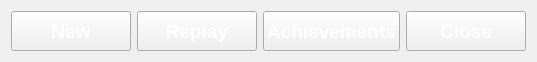
<?xml version="1.0" encoding="UTF-8"?>
<ui version="4.0">
 <class>MinesMenuWidget</class>
 <widget class="QWidget" name="MinesMenuWidget">
  <property name="geometry">
   <rect>
    <x>0</x>
    <y>0</y>
    <width>537</width>
    <height>58</height>
   </rect>
  </property>
  <property name="windowTitle">
   <string>Form</string>
  </property>
  <layout class="QHBoxLayout" name="horizontalLayout">
   <item>
    <widget class="QPushButton" name="pushButton_new">
     <property name="minimumSize">
      <size>
       <width>0</width>
       <height>40</height>
      </size>
     </property>
     <property name="maximumSize">
      <size>
       <width>16777215</width>
       <height>40</height>
      </size>
     </property>
     <property name="font">
      <font>
       <family>Arial</family>
       <pointsize>14</pointsize>
       <weight>75</weight>
       <bold>true</bold>
      </font>
     </property>
     <property name="focusPolicy">
      <enum>Qt::NoFocus</enum>
     </property>
     <property name="styleSheet">
      <string notr="true">color:#ffffff</string>
     </property>
     <property name="text">
      <string>New</string>
     </property>
     <property name="icon">
      <iconset resource="img.qrc">
       <normaloff>:/img/document-new.png</normaloff>:/img/document-new.png</iconset>
     </property>
     <property name="iconSize">
      <size>
       <width>28</width>
       <height>28</height>
      </size>
     </property>
    </widget>
   </item>
   <item>
    <widget class="QPushButton" name="pushButton_replay">
     <property name="minimumSize">
      <size>
       <width>0</width>
       <height>40</height>
      </size>
     </property>
     <property name="maximumSize">
      <size>
       <width>16777215</width>
       <height>40</height>
      </size>
     </property>
     <property name="font">
      <font>
       <family>Arial</family>
       <pointsize>14</pointsize>
       <weight>75</weight>
       <bold>true</bold>
      </font>
     </property>
     <property name="focusPolicy">
      <enum>Qt::NoFocus</enum>
     </property>
     <property name="styleSheet">
      <string notr="true">color:#ffffff</string>
     </property>
     <property name="text">
      <string>Replay</string>
     </property>
     <property name="icon">
      <iconset resource="img.qrc">
       <normaloff>:/img/view-refresh.png</normaloff>:/img/view-refresh.png</iconset>
     </property>
     <property name="iconSize">
      <size>
       <width>28</width>
       <height>28</height>
      </size>
     </property>
    </widget>
   </item>
   <item>
    <widget class="QPushButton" name="pushButton_achievements">
     <property name="minimumSize">
      <size>
       <width>0</width>
       <height>40</height>
      </size>
     </property>
     <property name="maximumSize">
      <size>
       <width>16777215</width>
       <height>40</height>
      </size>
     </property>
     <property name="font">
      <font>
       <family>Arial</family>
       <pointsize>14</pointsize>
       <weight>75</weight>
       <bold>true</bold>
      </font>
     </property>
     <property name="focusPolicy">
      <enum>Qt::NoFocus</enum>
     </property>
     <property name="styleSheet">
      <string notr="true">color:#ffffff</string>
     </property>
     <property name="text">
      <string>Achievements</string>
     </property>
     <property name="icon">
      <iconset resource="img.qrc">
       <normaloff>:/img/games-highscores.png</normaloff>:/img/games-highscores.png</iconset>
     </property>
     <property name="iconSize">
      <size>
       <width>28</width>
       <height>28</height>
      </size>
     </property>
    </widget>
   </item>
   <item>
    <widget class="QPushButton" name="pushButton_close">
     <property name="minimumSize">
      <size>
       <width>0</width>
       <height>40</height>
      </size>
     </property>
     <property name="maximumSize">
      <size>
       <width>16777215</width>
       <height>40</height>
      </size>
     </property>
     <property name="font">
      <font>
       <family>Arial</family>
       <pointsize>14</pointsize>
       <weight>75</weight>
       <bold>true</bold>
      </font>
     </property>
     <property name="focusPolicy">
      <enum>Qt::NoFocus</enum>
     </property>
     <property name="styleSheet">
      <string notr="true">color:#ffffff</string>
     </property>
     <property name="text">
      <string>Close</string>
     </property>
     <property name="icon">
      <iconset resource="img.qrc">
       <normaloff>:/img/application-exit.png</normaloff>:/img/application-exit.png</iconset>
     </property>
     <property name="iconSize">
      <size>
       <width>28</width>
       <height>28</height>
      </size>
     </property>
    </widget>
   </item>
  </layout>
 </widget>
 <resources>
  <include location="img.qrc"/>
 </resources>
 <connections/>
</ui>
